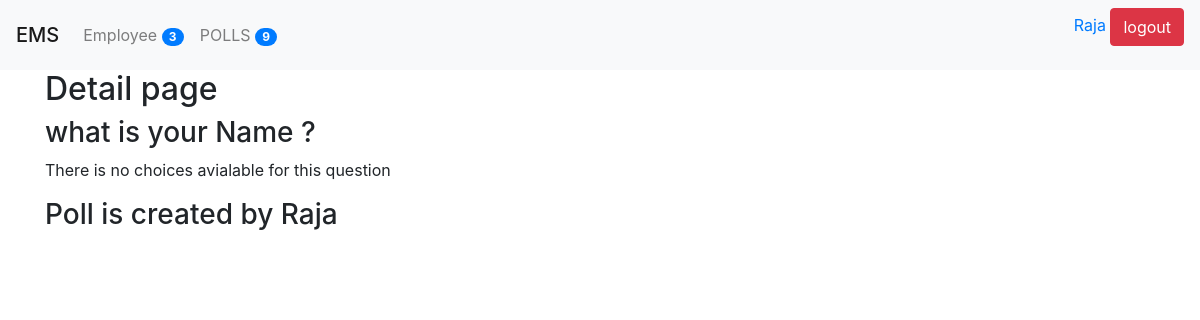
Page /poll/1/details (signed in) on the earlier database version.
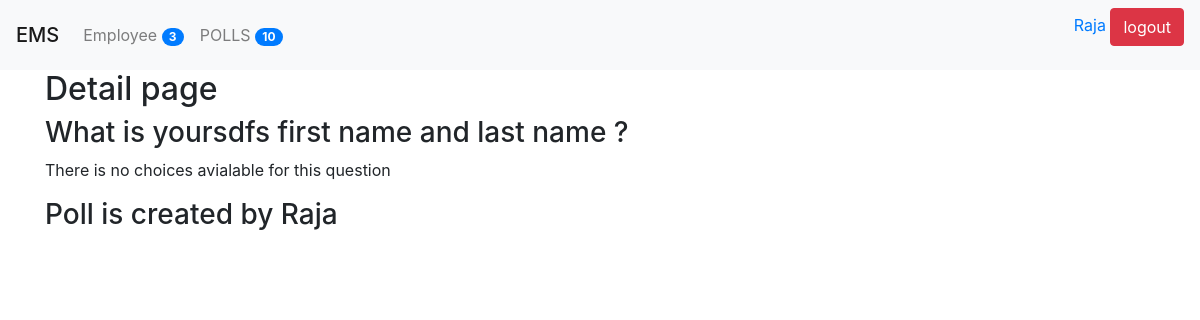
Same page on the later database version.
### poll/models.py (models this page shows, shortened)
class Question(models.Model):
    title = models.TextField(null = False , blank = False)
    status = models.CharField(default = 'inactive', max_length = 10)
    created_by = models.ForeignKey(User, null=True, blank= True , on_delete= models.CASCADE)
    start_date = models.DateTimeField(null=True, blank= True)
    end_date = models.DateTimeField(null=True, blank= True)
    created_at = models.DateTimeField(auto_now_add= True)
    updated_at =models.DateTimeField(auto_now= True)
    @property
    def choices(self):
        return self.choice_set.all()

### poll/views.py (the view)
# urls.py: path('<int:id>/details', details, name = 'polls_details'),
@login_required(login_url= '/login/')
def details(request, id = None):
    context = {}
    try:
        question = Question.objects.get(id = id)
    except:
        raise Http404
    context['question'] = question
    return render(request,'polls/details.html', context)

### poll/context_processor.py (called while the page is built)
def poll_count(request):
    count = Question.objects.count()
    return {"polls_count" : count}

def emp_count(request):
    count = User.objects.count()
    return {"emp_count" : count}

### poll/templatetags/poll_extras.py (called while the page is built)
def upper(value):
    return value.upper()

### templates/polls/details.html
{% extends 'polls/base.html' %}
{% block content %}
<h2> Detail page</h2>
<h3>{{question.title }}</h3>
{% for choice in question.choices %}
    <p>{{ choice.text }} {{choice.votes}}</p>
{% empty %}
    <p> There is no choices avialable for this question</p>
{% endfor%}
<h3>Poll is created by {{question.created_by.first_name}}</h3>
{% endblock content %}

### templates/header.html (shortened to what this page needs)
{% load poll_extras %}
<div class="navbar navbar-expand-lg navbar-light bg-light">
    <span class="navbar-brand mb-0 h1">EMS</span>
    <div class="collapse navbar-collapse" id="navbarNav">
        <ul class="navbar-nav">
            <li class="nav-item">
                <a class="nav-link" href="{% url 'employee_list'%}">
                    {{"employee" | capfirst}}
                    <span class="badge badge-primary badge-pill ">{{emp_count}}</span>
                </a>
            </li>
            <li class="nav-item">
                <a class="nav-link" href="{% url 'polls_list' %}">
                    {{"Polls" | upper}}
                    <span class="badge badge-primary badge-pill ">{{polls_count}}</span>
                </a>
            </li>
        </ul>
    </div>
    {% if user.is_authenticated %}
        <div class="text-right">
            <form method="POST" action="/logout/">
            <a href="{% url 'my_profile' %}">{{request.user.first_name}}</a>
            <input type="submit" class="btn btn-danger" value="logout">
            </form>
        </div>
    {% endif %}
</div>

Differences in the rows shown:
changed Question "Raja": title "what is your Name ?" → "What is yoursdfs first name and last name ?"
Other differences:
{{ polls_count }}: "9" → "10"
